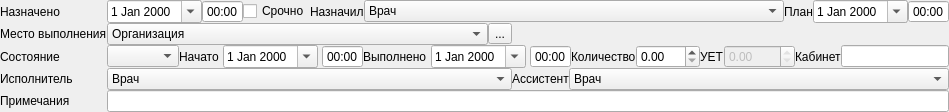
         <widget class="QFrame" name="frameAP">
          <property name="frameShape">
           <enum>QFrame::NoFrame</enum>
          </property>
          <property name="frameShadow">
           <enum>QFrame::Sunken</enum>
          </property>
          <layout class="QGridLayout" name="gridLayout_2">
           <property name="margin">
            <number>0</number>
           </property>
           <property name="spacing">
            <number>0</number>
           </property>
           <item row="3" column="1" colspan="6">
            <widget class="QWidget" name="frmMiddle" native="true">
             <layout class="QHBoxLayout" name="horizontalLayout_8">
              <property name="spacing">
               <number>0</number>
              </property>
              <property name="margin">
               <number>0</number>
              </property>
              <item>
               <widget class="CActionStatusComboBox" name="cmbStatus">
                <property name="sizePolicy">
                 <sizepolicy hsizetype="Preferred" vsizetype="Fixed">
                  <horstretch>0</horstretch>
                  <verstretch>0</verstretch>
                 </sizepolicy>
                </property>
                <property name="sizeAdjustPolicy">
                 <enum>QComboBox::AdjustToContents</enum>
                </property>
               </widget>
              </item>
              <item>
               <widget class="QFrame" name="frmAPBegDateTime">
                <property name="sizePolicy">
                 <sizepolicy hsizetype="Maximum" vsizetype="Preferred">
                  <horstretch>0</horstretch>
                  <verstretch>0</verstretch>
                 </sizepolicy>
                </property>
                <property name="frameShape">
                 <enum>QFrame::NoFrame</enum>
                </property>
                <property name="frameShadow">
                 <enum>QFrame::Plain</enum>
                </property>
                <property name="lineWidth">
                 <number>0</number>
                </property>
                <layout class="QHBoxLayout" name="horizontalLayout_2">
                 <property name="spacing">
                  <number>4</number>
                 </property>
                 <property name="margin">
                  <number>0</number>
                 </property>
                 <item>
                  <widget class="QLabel" name="lblBegDate">
                   <property name="sizePolicy">
                    <sizepolicy hsizetype="Maximum" vsizetype="Preferred">
                     <horstretch>0</horstretch>
                     <verstretch>0</verstretch>
                    </sizepolicy>
                   </property>
                   <property name="text">
                    <string>Начато</string>
                   </property>
                   <property name="buddy">
                    <cstring>edtBegDate</cstring>
                   </property>
                  </widget>
                 </item>
                 <item>
                  <widget class="CF090DateEdit" name="edtBegDate">
                   <property name="sizePolicy">
                    <sizepolicy hsizetype="Maximum" vsizetype="Fixed">
                     <horstretch>0</horstretch>
                     <verstretch>0</verstretch>
                    </sizepolicy>
                   </property>
                   <property name="whatsThis">
                    <string>дата окончания осмотра</string>
                   </property>
                   <property name="calendarPopup">
                    <bool>true</bool>
                   </property>
                  </widget>
                 </item>
                 <item>
                  <widget class="CTimeEdit" name="edtBegTime">
                   <property name="sizePolicy">
                    <sizepolicy hsizetype="Maximum" vsizetype="Fixed">
                     <horstretch>0</horstretch>
                     <verstretch>0</verstretch>
                    </sizepolicy>
                   </property>
                   <property name="buttonSymbols">
                    <enum>QAbstractSpinBox::NoButtons</enum>
                   </property>
                   <property name="displayFormat">
                    <string>HH:mm</string>
                   </property>
                  </widget>
                 </item>
                </layout>
               </widget>
              </item>
              <item>
               <widget class="QFrame" name="frmAPEndDateTime">
                <property name="sizePolicy">
                 <sizepolicy hsizetype="Maximum" vsizetype="Preferred">
                  <horstretch>0</horstretch>
                  <verstretch>0</verstretch>
                 </sizepolicy>
                </property>
                <property name="frameShape">
                 <enum>QFrame::NoFrame</enum>
                </property>
                <property name="frameShadow">
                 <enum>QFrame::Plain</enum>
                </property>
                <property name="lineWidth">
                 <number>0</number>
                </property>
                <layout class="QHBoxLayout" name="horizontalLayout_6">
                 <property name="spacing">
                  <number>4</number>
                 </property>
                 <property name="margin">
                  <number>0</number>
                 </property>
                 <item>
                  <widget class="QLabel" name="lbEndDate">
                   <property name="sizePolicy">
                    <sizepolicy hsizetype="Maximum" vsizetype="Preferred">
                     <horstretch>0</horstretch>
                     <verstretch>0</verstretch>
                    </sizepolicy>
                   </property>
                   <property name="text">
                    <string>Выполнено</string>
                   </property>
                   <property name="buddy">
                    <cstring>edtEndDate</cstring>
                   </property>
                  </widget>
                 </item>
                 <item>
                  <widget class="CF090DateEdit" name="edtEndDate">
                   <property name="sizePolicy">
                    <sizepolicy hsizetype="Maximum" vsizetype="Fixed">
                     <horstretch>0</horstretch>
                     <verstretch>0</verstretch>
                    </sizepolicy>
                   </property>
                   <property name="calendarPopup">
                    <bool>true</bool>
                   </property>
                  </widget>
                 </item>
                 <item>
                  <widget class="QTimeEdit" name="edtEndTime">
                   <property name="sizePolicy">
                    <sizepolicy hsizetype="Maximum" vsizetype="Fixed">
                     <horstretch>0</horstretch>
                     <verstretch>0</verstretch>
                    </sizepolicy>
                   </property>
                   <property name="maximumSize">
                    <size>
                     <width>47</width>
                     <height>16777215</height>
                    </size>
                   </property>
                   <property name="buttonSymbols">
                    <enum>QAbstractSpinBox::NoButtons</enum>
                   </property>
                   <property name="displayFormat">
                    <string>HH:mm</string>
                   </property>
                  </widget>
                 </item>
                </layout>
               </widget>
              </item>
              <item>
               <widget class="QLabel" name="lblAmount">
                <property name="sizePolicy">
                 <sizepolicy hsizetype="Maximum" vsizetype="Preferred">
                  <horstretch>0</horstretch>
                  <verstretch>0</verstretch>
                 </sizepolicy>
                </property>
                <property name="text">
                 <string>Количество</string>
                </property>
                <property name="buddy">
                 <cstring>edtAmount</cstring>
                </property>
               </widget>
              </item>
              <item>
               <widget class="QDoubleSpinBox" name="edtAmount">
                <property name="sizePolicy">
                 <sizepolicy hsizetype="Maximum" vsizetype="Fixed">
                  <horstretch>0</horstretch>
                  <verstretch>0</verstretch>
                 </sizepolicy>
                </property>
                <property name="maximum">
                 <double>999.990000000000009</double>
                </property>
               </widget>
              </item>
              <item>
               <widget class="QLabel" name="lblUet">
                <property name="sizePolicy">
                 <sizepolicy hsizetype="Maximum" vsizetype="Preferred">
                  <horstretch>0</horstretch>
                  <verstretch>0</verstretch>
                 </sizepolicy>
                </property>
                <property name="text">
                 <string>УЕТ</string>
                </property>
                <property name="buddy">
                 <cstring>edtUet</cstring>
                </property>
               </widget>
              </item>
              <item>
               <widget class="QDoubleSpinBox" name="edtUet">
                <property name="enabled">
                 <bool>false</bool>
                </property>
                <property name="sizePolicy">
                 <sizepolicy hsizetype="Maximum" vsizetype="Fixed">
                  <horstretch>0</horstretch>
                  <verstretch>0</verstretch>
                 </sizepolicy>
                </property>
                <property name="readOnly">
                 <bool>true</bool>
                </property>
                <property name="maximum">
                 <double>1000.000000000000000</double>
                </property>
                <property name="singleStep">
                 <double>0.500000000000000</double>
                </property>
               </widget>
              </item>
              <item>
               <widget class="QLabel" name="lblOffice">
                <property name="sizePolicy">
                 <sizepolicy hsizetype="Maximum" vsizetype="Preferred">
                  <horstretch>0</horstretch>
                  <verstretch>0</verstretch>
                 </sizepolicy>
                </property>
                <property name="text">
                 <string>Кабинет</string>
                </property>
                <property name="buddy">
                 <cstring>edtOffice</cstring>
                </property>
               </widget>
              </item>
              <item>
               <widget class="QLineEdit" name="edtOffice">
                <property name="sizePolicy">
                 <sizepolicy hsizetype="Maximum" vsizetype="Fixed">
                  <horstretch>0</horstretch>
                  <verstretch>0</verstretch>
                 </sizepolicy>
                </property>
                <property name="maxLength">
                 <number>16</number>
                </property>
               </widget>
              </item>
             </layout>
            </widget>
           </item>
           <item row="2" column="1" colspan="2">
            <widget class="CPolyclinicComboBox" name="cmbOrg">
             <property name="sizePolicy">
              <sizepolicy hsizetype="Minimum" vsizetype="Fixed">
               <horstretch>0</horstretch>
               <verstretch>0</verstretch>
              </sizepolicy>
             </property>
             <item>
              <property name="text">
               <string>Организация</string>
              </property>
             </item>
            </widget>
           </item>
           <item row="6" column="1" colspan="3">
            <widget class="CPersonWithOrgListComboBoxEx" name="cmbPerson">
             <item>
              <property name="text">
               <string>Врач</string>
              </property>
             </item>
            </widget>
           </item>
           <item row="7" column="0">
            <widget class="QLabel" name="lblNote">
             <property name="sizePolicy">
              <sizepolicy hsizetype="Maximum" vsizetype="Preferred">
               <horstretch>0</horstretch>
               <verstretch>0</verstretch>
              </sizepolicy>
             </property>
             <property name="text">
              <string>Примечания</string>
             </property>
             <property name="buddy">
              <cstring>edtNote</cstring>
             </property>
            </widget>
           </item>
           <item row="3" column="0">
            <widget class="QLabel" name="lblStatus">
             <property name="sizePolicy">
              <sizepolicy hsizetype="Maximum" vsizetype="Preferred">
               <horstretch>0</horstretch>
               <verstretch>0</verstretch>
              </sizepolicy>
             </property>
             <property name="text">
              <string>Состояние</string>
             </property>
             <property name="buddy">
              <cstring>cmbStatus</cstring>
             </property>
            </widget>
           </item>
           <item row="6" column="5" colspan="2">
            <widget class="CPersonWithOrgListComboBoxEx" name="cmbAssistant">
             <property name="sizePolicy">
              <sizepolicy hsizetype="Preferred" vsizetype="Fixed">
               <horstretch>0</horstretch>
               <verstretch>0</verstretch>
              </sizepolicy>
             </property>
             <item>
              <property name="text">
               <string>Врач</string>
              </property>
             </item>
            </widget>
           </item>
           <item row="6" column="0">
            <widget class="QLabel" name="lblPerson">
             <property name="sizePolicy">
              <sizepolicy hsizetype="Maximum" vsizetype="Preferred">
               <horstretch>0</horstretch>
               <verstretch>0</verstretch>
              </sizepolicy>
             </property>
             <property name="text">
              <string>Исполнитель</string>
             </property>
             <property name="buddy">
              <cstring>cmbPerson</cstring>
             </property>
            </widget>
           </item>
           <item row="2" column="0">
            <widget class="QLabel" name="lblOrg">
             <property name="sizePolicy">
              <sizepolicy hsizetype="Maximum" vsizetype="Preferred">
               <horstretch>0</horstretch>
               <verstretch>0</verstretch>
              </sizepolicy>
             </property>
             <property name="text">
              <string>Место выполнения</string>
             </property>
            </widget>
           </item>
           <item row="0" column="0">
            <widget class="QLabel" name="lblAPDirectionDate">
             <property name="sizePolicy">
              <sizepolicy hsizetype="Maximum" vsizetype="Preferred">
               <horstretch>0</horstretch>
               <verstretch>0</verstretch>
              </sizepolicy>
             </property>
             <property name="text">
              <string>Назначено</string>
             </property>
             <property name="buddy">
              <cstring>edtDirectionDate</cstring>
             </property>
            </widget>
           </item>
           <item row="2" column="3">
            <widget class="QToolButton" name="btnSelectOrg">
             <property name="text">
              <string>...</string>
             </property>
            </widget>
           </item>
           <item row="7" column="1" colspan="6">
            <widget class="QLineEdit" name="edtNote"/>
           </item>
           <item row="6" column="4">
            <widget class="QLabel" name="lblAssistant">
             <property name="sizePolicy">
              <sizepolicy hsizetype="Maximum" vsizetype="Preferred">
               <horstretch>0</horstretch>
               <verstretch>0</verstretch>
              </sizepolicy>
             </property>
             <property name="text">
              <string>Ассистент</string>
             </property>
             <property name="buddy">
              <cstring>cmbAssistant</cstring>
             </property>
            </widget>
           </item>
           <item row="13" column="0" colspan="7">
            <widget class="QFrame" name="frmAPButtonsBar">
             <property name="frameShape">
              <enum>QFrame::NoFrame</enum>
             </property>
             <property name="frameShadow">
              <enum>QFrame::Plain</enum>
             </property>
             <property name="lineWidth">
              <number>0</number>
             </property>
             <layout class="QHBoxLayout" name="horizontalLayout_4">
              <property name="spacing">
               <number>0</number>
              </property>
              <property name="margin">
               <number>0</number>
              </property>
             </layout>
            </widget>
           </item>
           <item row="0" column="1" colspan="6">
            <widget class="QWidget" name="frmTop" native="true">
             <layout class="QHBoxLayout" name="horizontalLayout_7">
              <property name="spacing">
               <number>0</number>
              </property>
              <property name="margin">
               <number>0</number>
              </property>
              <item>
               <widget class="QFrame" name="frmAPDirectionDateTime">
                <property name="sizePolicy">
                 <sizepolicy hsizetype="Maximum" vsizetype="Preferred">
                  <horstretch>0</horstretch>
                  <verstretch>0</verstretch>
                 </sizepolicy>
                </property>
                <property name="frameShape">
                 <enum>QFrame::NoFrame</enum>
                </property>
                <property name="frameShadow">
                 <enum>QFrame::Plain</enum>
                </property>
                <layout class="QHBoxLayout" name="horizontalLayout">
                 <property name="spacing">
                  <number>0</number>
                 </property>
                 <property name="margin">
                  <number>0</number>
                 </property>
                 <item>
                  <widget class="CF090DateEdit" name="edtDirectionDate">
                   <property name="sizePolicy">
                    <sizepolicy hsizetype="Maximum" vsizetype="Fixed">
                     <horstretch>0</horstretch>
                     <verstretch>0</verstretch>
                    </sizepolicy>
                   </property>
                   <property name="whatsThis">
                    <string>дата начала осмотра</string>
                   </property>
                   <property name="calendarPopup">
                    <bool>true</bool>
                   </property>
                  </widget>
                 </item>
                 <item>
                  <widget class="CTimeEdit" name="edtDirectionTime">
                   <property name="sizePolicy">
                    <sizepolicy hsizetype="Maximum" vsizetype="Fixed">
                     <horstretch>0</horstretch>
                     <verstretch>0</verstretch>
                    </sizepolicy>
                   </property>
                   <property name="buttonSymbols">
                    <enum>QAbstractSpinBox::NoButtons</enum>
                   </property>
                   <property name="displayFormat">
                    <string>HH:mm</string>
                   </property>
                  </widget>
                 </item>
                </layout>
               </widget>
              </item>
              <item>
               <widget class="CROCheckBox" name="chkIsUrgent">
                <property name="sizePolicy">
                 <sizepolicy hsizetype="Maximum" vsizetype="Fixed">
                  <horstretch>0</horstretch>
                  <verstretch>0</verstretch>
                 </sizepolicy>
                </property>
                <property name="text">
                 <string>Срочно</string>
                </property>
               </widget>
              </item>
              <item>
               <widget class="QLabel" name="lblSetPerson">
                <property name="sizePolicy">
                 <sizepolicy hsizetype="Maximum" vsizetype="Preferred">
                  <horstretch>0</horstretch>
                  <verstretch>0</verstretch>
                 </sizepolicy>
                </property>
                <property name="text">
                 <string>Назначил</string>
                </property>
                <property name="buddy">
                 <cstring>cmbSetPerson</cstring>
                </property>
               </widget>
              </item>
              <item>
               <widget class="CPersonWithOrgListComboBoxEx" name="cmbSetPerson">
                <item>
                 <property name="text">
                  <string>Врач</string>
                 </property>
                </item>
               </widget>
              </item>
              <item>
               <widget class="QLabel" name="lblPlannedEndDate">
                <property name="sizePolicy">
                 <sizepolicy hsizetype="Maximum" vsizetype="Preferred">
                  <horstretch>0</horstretch>
                  <verstretch>0</verstretch>
                 </sizepolicy>
                </property>
                <property name="text">
                 <string>План</string>
                </property>
                <property name="buddy">
                 <cstring>edtPlannedEndDate</cstring>
                </property>
               </widget>
              </item>
              <item>
               <widget class="QFrame" name="frmAPPlannedEndDateTime">
                <property name="sizePolicy">
                 <sizepolicy hsizetype="Maximum" vsizetype="Preferred">
                  <horstretch>0</horstretch>
                  <verstretch>0</verstretch>
                 </sizepolicy>
                </property>
                <property name="frameShape">
                 <enum>QFrame::NoFrame</enum>
                </property>
                <property name="frameShadow">
                 <enum>QFrame::Plain</enum>
                </property>
                <layout class="QHBoxLayout" name="horizontalLayout_5">
                 <property name="spacing">
                  <number>0</number>
                 </property>
                 <property name="margin">
                  <number>0</number>
                 </property>
                 <item>
                  <widget class="CF090DateEdit" name="edtPlannedEndDate">
                   <property name="sizePolicy">
                    <sizepolicy hsizetype="Maximum" vsizetype="Fixed">
                     <horstretch>0</horstretch>
                     <verstretch>0</verstretch>
                    </sizepolicy>
                   </property>
                   <property name="calendarPopup">
                    <bool>true</bool>
                   </property>
                  </widget>
                 </item>
                 <item>
                  <widget class="QTimeEdit" name="edtPlannedEndTime">
                   <property name="sizePolicy">
                    <sizepolicy hsizetype="Maximum" vsizetype="Fixed">
                     <horstretch>0</horstretch>
                     <verstretch>0</verstretch>
                    </sizepolicy>
                   </property>
                   <property name="buttonSymbols">
                    <enum>QAbstractSpinBox::NoButtons</enum>
                   </property>
                   <property name="displayFormat">
                    <string>HH:mm</string>
                   </property>
                  </widget>
                 </item>
                </layout>
               </widget>
              </item>
             </layout>
            </widget>
           </item>
           <item row="2" column="4" colspan="3">
            <widget class="QWidget" name="pnlMainAPMKBWidgets" native="true">
             <layout class="QHBoxLayout" name="horizontalLayout_10">
              <property name="spacing">
               <number>0</number>
              </property>
              <property name="margin">
               <number>0</number>
              </property>
              <item>
               <widget class="QWidget" name="pnlAPMKBWidgets" native="true">
                <property name="sizePolicy">
                 <sizepolicy hsizetype="Preferred" vsizetype="Preferred">
                  <horstretch>0</horstretch>
                  <verstretch>0</verstretch>
                 </sizepolicy>
                </property>
                <layout class="QHBoxLayout" name="horizontalLayout_9">
                 <property name="spacing">
                  <number>0</number>
                 </property>
                 <property name="margin">
                  <number>0</number>
                 </property>
                </layout>
               </widget>
              </item>
             </layout>
            </widget>
           </item>
          </layout>
         </widget>
